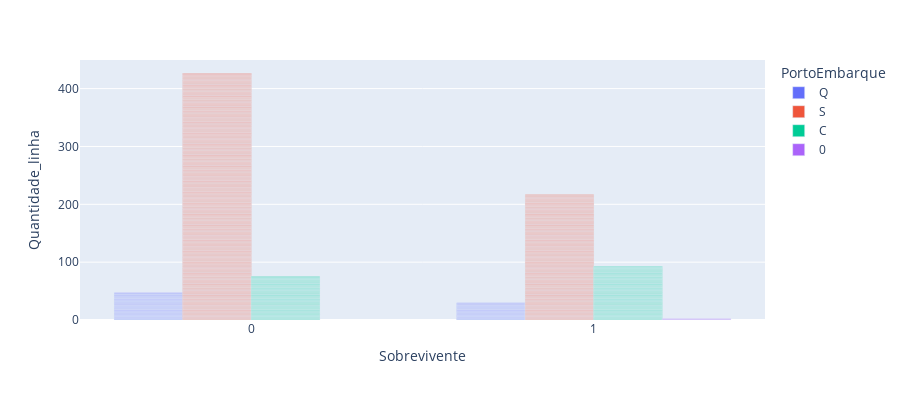

The notebook cell this image was saved under:
### Code cell
import plotly.express as px

data = df.groupby(['Sobrevivente', 'PortoEmbarque']).count()
df['Quantidade_linha'] = 1

fig = px.bar(df, x="Sobrevivente", y='Quantidade_linha',
 color='PortoEmbarque', barmode='group', height=400)

fig.show()

### Figure 1 — Plotly figure (JSON) as saved in the notebook; plotly's stock layout.template omitted (floating-point values rounded to 4 significant figures; data arrays with more than 128 entries replaced by an {"elided": "..."} marker saying what was removed)
{"data": [{"alignmentgroup": "True", "hovertemplate": "PortoEmbarque=Q<br>Sobrevivente=%{x}<br>Quantidade_linha=%{y}<extra></extra>", "legendgroup": "Q", "marker": {"color": "#636efa", "pattern": {"shape": ""}}, "name": "Q", "offsetgroup": "Q", "orientation": "v", "showlegend": true, "textposition": "auto", "type": "bar", "x": [0, 1, 0, 0, 0, 1, 0, 0, 1, 1, 0, 1, 1, 0, 0, 0, 1, 0, 1, 0, 0, 1, 0, 1, 1, 1, 0, 1, 0, 1, 1, 1, 0, 0, 1, 0, 0, 1, 0, 0, 0, 1, 1, 0, 0, 0, 0, 1, 1, 0, 0, 0, 0, 1, 1, 1, 0, 1, 0, 0, 0, 1, 0, 1, 1, 0, 0, 0, 0, 1, 0, 0, 0, 0, 0, 0, 0], "xaxis": "x", "y": [1, 1, 1, 1, 1, 1, 1, 1, 1, 1, 1, 1, 1, 1, 1, 1, 1, 1, 1, 1, 1, 1, 1, 1, 1, 1, 1, 1, 1, 1, 1, 1, 1, 1, 1, 1, 1, 1, 1, 1, 1, 1, 1, 1, 1, 1, 1, 1, 1, 1, 1, 1, 1, 1, 1, 1, 1, 1, 1, 1, 1, 1, 1, 1, 1, 1, 1, 1, 1, 1, 1, 1, 1, 1, 1, 1, 1], "yaxis": "y"}, {"alignmentgroup": "True", "hovertemplate": "PortoEmbarque=S<br>Sobrevivente=%{x}<br>Quantidade_linha=%{y}<extra></extra>", "legendgroup": "S", "marker": {"color": "#EF553B", "pattern": {"shape": ""}}, "name": "S", "offsetgroup": "S", "orientation": "v", "showlegend": true, "textposition": "auto", "type": "bar", "x": {"elided": "644 int values"}, "xaxis": "x", "y": {"elided": "644 int values"}, "yaxis": "y"}, {"alignmentgroup": "True", "hovertemplate": "PortoEmbarque=C<br>Sobrevivente=%{x}<br>Quantidade_linha=%{y}<extra></extra>", "legendgroup": "C", "marker": {"color": "#00cc96", "pattern": {"shape": ""}}, "name": "C", "offsetgroup": "C", "orientation": "v", "showlegend": true, "textposition": "auto", "type": "bar", "x": {"elided": "168 int values"}, "xaxis": "x", "y": {"elided": "168 int values"}, "yaxis": "y"}, {"alignmentgroup": "True", "hovertemplate": "PortoEmbarque=0<br>Sobrevivente=%{x}<br>Quantidade_linha=%{y}<extra></extra>", "legendgroup": "0", "marker": {"color": "#ab63fa", "pattern": {"shape": ""}}, "name": "0", "offsetgroup": "0", "orientation": "v", "showlegend": true, "textposition": "auto", "type": "bar", "x": [1, 1], "xaxis": "x", "y": [1, 1], "yaxis": "y"}], "layout": {"barmode": "group", "height": 400, "legend": {"title": {"text": "PortoEmbarque"}, "tracegroupgap": 0}, "margin": {"t": 60}, "xaxis": {"anchor": "y", "domain": [0.0, 1.0], "title": {"text": "Sobrevivente"}}, "yaxis": {"anchor": "x", "domain": [0.0, 1.0], "title": {"text": "Quantidade_linha"}}}}
